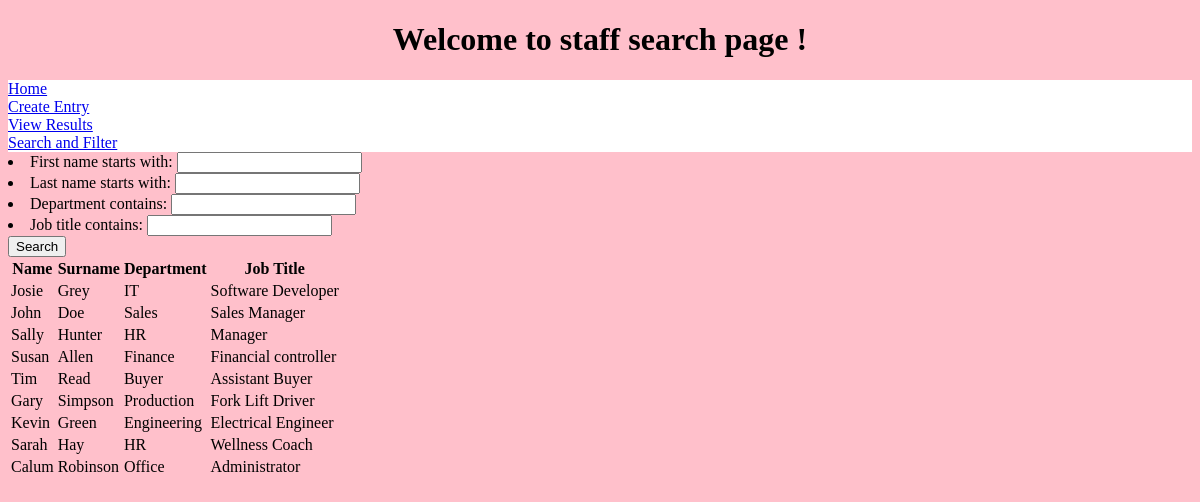
Page /staff/filter.html on the earlier database version.
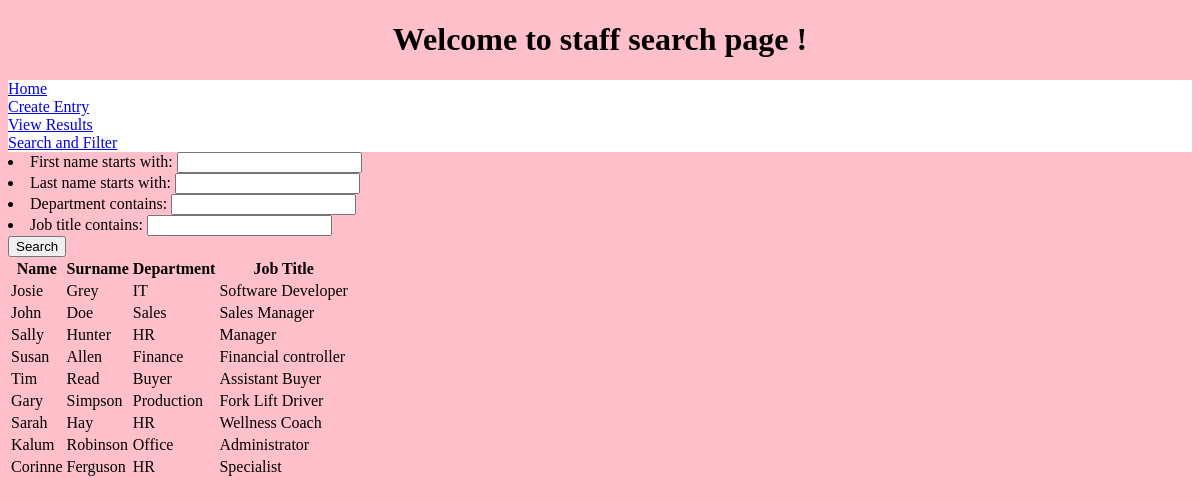
Same page on the later database version.
### staff/models.py (models this page shows, shortened)
class StaffInfo(models.Model):
    first_name = models.CharField(max_length=30)
    last_name = models.CharField(max_length=30)
    department = models.CharField(max_length=30)
    job_title = models.CharField(max_length=30)
    start_date = models.DateField()
    end_date = models.DateField(null=True, blank=True)

### staff/views.py (the view)
# urls.py: path("staff/filter.html", views.search_filter, name='filter'),
def search_filter(request):
	staff= StaffInfo.objects.all()
	filter = StaffFilter(request.GET, queryset = staff)
	return render(request, 'staff/filters.html', {'filter' : filter})

### staff/templates/staff/filters.html (shortened to what this page needs)
{% extends "staff/base.html" %}  {% load static %} {% block head %} {% endblock %}
 {% block content %}
 <form method="get">
    {{ filter.form.as_ul}}
    <button type="submit">Search</button>
  </form>
 <table>
    <tr>
        <th>Name</th>
        <th>Surname</th>
        <th>Department</th>
        <th>Job Title</th>
    </tr>
    <tr>
  {% for staff in filter.qs %}
    <td>{{staff.first_name}} </td>
    <td>{{staff.last_name}} </td>
    <td>{{staff.department}}</td>
    <td> {{staff.job_title}}</td>
    </tr>
  {% endfor %}
 </table>
</html>
{% endblock %}

Differences in the rows shown:
removed StaffInfo: first_name "Kevin", last_name "Green", department "Engineering", job_title "Electrical Engineer"
changed StaffInfo "Robinson": first_name "Calum" → "Kalum"
added StaffInfo: first_name "Corinne", last_name "Ferguson", department "HR", job_title "Specialist"
